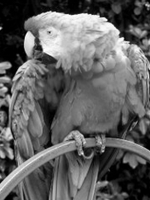
%> input picture image1.png, 150 x 200 px
$ octave Gaussianfilters.m   (GNU Octave 9; MATLAB toolbox functions it lacks are replaced by stand-ins)
%> lines starting %> are read from the running program, lines starting %| are printed output that depends on the picture
%Gaussian low and high filter with cutoff frequency 10
A=imread('image1.png');
%> A is the input picture: size 200x150 uint8; min 0, max 255, mean 97
s=size(A);
%> s = [200 150]
Lowfilter=zeros(s(1),s(2));
Highfilter=zeros(s(1),s(2));
B=fft2(A);
B=fftshift(B);
for i=1:s(1)
    for j=1:s(2)
        D=sqrt((i-s(1)/2+1)^2+(j-s(2)/2+1)^2);
        Lowfilter(i,j)=exp(-D^2/(2*10*10));
        Highfilter(i,j)=1-exp(-D^2/(2*10*10));
    end
end
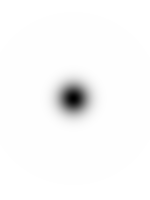
%> Highfilter: size 200x150 double; min 0, max 1, mean 0.979
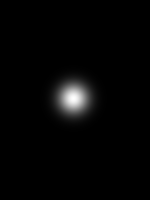
%> Lowfilter: size 200x150 double; min 2.02e-35, max 1, mean 0.0209
C=Lowfilter.*B;%apply the Gaussian low pass filter
C=fftshift(C);
AI1=ifft2(C);%find the inverse of image
AI1=abs(AI1);%to remove a complex part
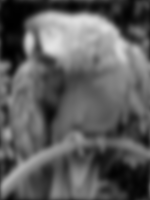
%> AI1: size 200x150 double; min 0.607, max 227.2, mean 93.4
D=Highfilter.*B;%apply the Gaussian high pass filter on the image
D=fftshift(D);
AI2=ifft2(D);%find the inverse of image
AI2=abs(AI2);%to remove a compliex part
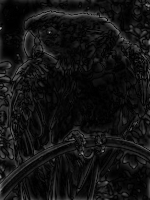
%> AI2: size 200x150 double; min 0.0458, max 169.8, mean 19.1
figure(1), imshow(A);%to show image before apply filter
figure(2),imshow(AI1/max(AI1(:)));%to show image after apply filter
figure(3), imshow(Lowfilter);%to show Gaussian low pass filter
figure(4), imshow(AI2/max(AI2(:))); %to show image after apply Gaussian high pass filter
%> after `imshow(AI2/max(AI2(:)))`:
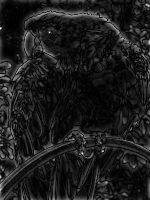
%> displayed picture: size 200x150, on the screen's scale of 0 to 255; min 0, max 255, mean 28.7
figure(5), imshow(Highfilter);%to show Gaussian high pass filter
